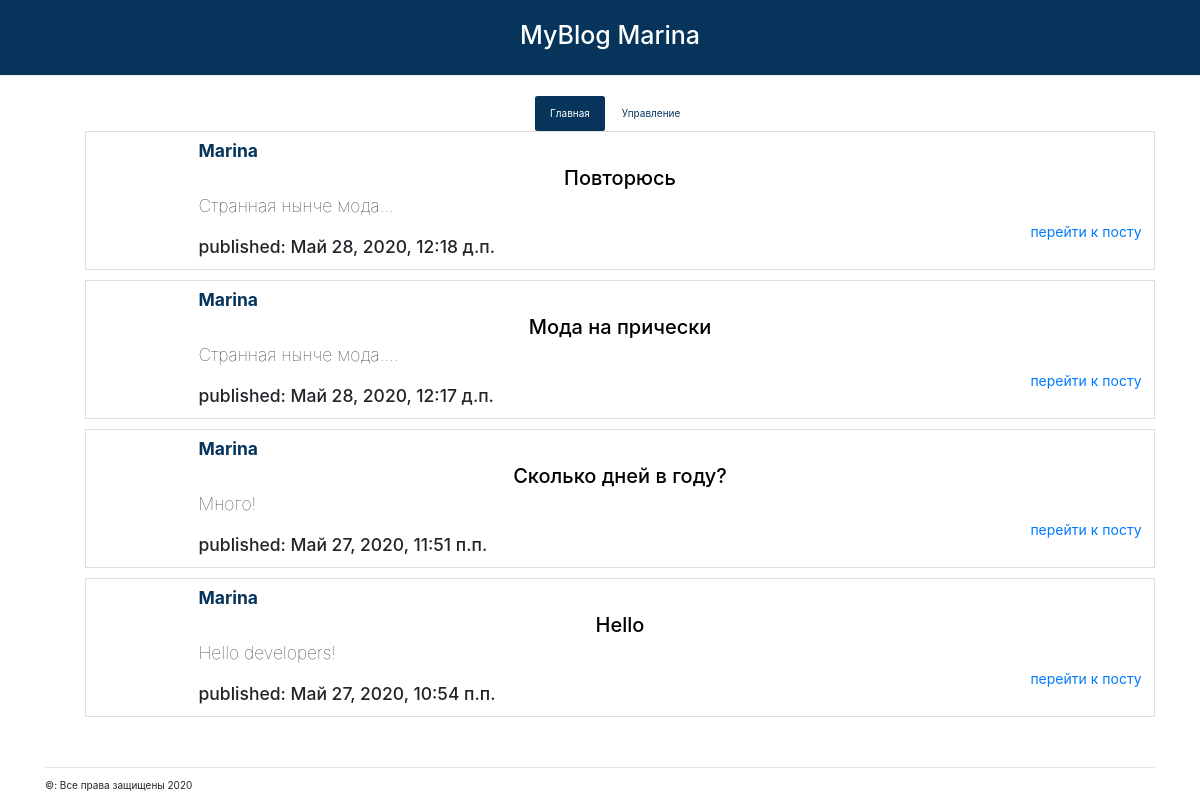
The page /posts/ (signed in) on the database its author committed.
### blog/models.py (models this page shows, shortened)
class Post(models.Model):
    author = models.ForeignKey(settings.AUTH_USER_MODEL, on_delete=models.CASCADE)
    title = models.CharField(max_length=200)
    text = models.TextField()
    created_date = models.DateTimeField(default=timezone.now)
    published_date = models.DateTimeField(blank=True, null=True)
    image = models.OneToOneField(Post_Image, on_delete=models.CASCADE, null=True)

### blog/templates/blog/post_list.html (shortened to what this page needs)
{% extends 'blog/bottom.html' %}
{% block settings %}
<!doctype html>
<html lang="en">
  <head>
    <link rel="stylesheet" href="https://stackpath.bootstrapcdn.com/bootstrap/4.5.0/css/bootstrap.min.css">
  </head>
  <body>
  </body>
</html>
{% endblock %}
{% block content %}
    <div class = "container">
        <ul class="nav nav-pills" style="margin-left: 490px">
            <li class="nav-item">
                <a class="nav-link active" style="background-color: #06345B; color: #FFFFFF" href="">Главная</a>
            </li>
            <li class="nav-item">
                <a class="nav-link" style="background-color: #FFFFFF; color: #06345B" href="/edit_post/">Управление</a>
            </li>
        </ul>
        {% for post in object_list %}
            <ul class = "list-group.mt-4" >
                <li class = "list-group-item">
                    <h3><d>{{ post.author }}</d></h3>
                    <h2><a href="{% url 'post_detail' pk=post.pk %}">{{ post.title }}</a></h2>
                    <h3><b>{{ post.text|truncatechars:150}} </b></h3>
                    <span class="float-right" style="font-size: 14px"><a href="/post/{{post.pk}}">перейти к посту</a></span>
                    <br>
                    <h3><c>published: {{ post.published_date }} </c></h3>
                </li>
            </ul>
        {% endfor %}
    </div>
{% endblock %}

### blog/templates/blog/bottom.html (shortened to what this page needs)
{% load static %}
<html>
    <head>
        <link rel="stylesheet" href="//maxcdn.bootstrapcdn.com/bootstrap/3.2.0/css/bootstrap.min.css">
        <link rel="stylesheet" href="//maxcdn.bootstrapcdn.com/bootstrap/3.2.0/css/bootstrap-theme.min.css">
        <link rel="stylesheet" href="{% static 'blog/css/blog.css' %}">
        {% block settings %}
        {% endblock %}
    </head>
    <body>
        <div class="page-header">
            <h1>
                <a>MyBlog</a>
                <a>{{ request.user }}</a>
            </h1>
        </div>
        {% block content %}
        {% endblock %}
        <div class="container">
            <br><br>
            <hr/>
            &copy: Все права защищены 2020
        </div>
    </body>
</html>

### blog/static/blog/css/blog.css (style rules this page uses)
h1 a { color: #FFFFFF; }
h2 a { color: black; }
h3 d { font-weight: bolder; }
h3 b { font-weight: lighter; }
body h3 { padding-left: 100px; padding-right: 100px; }
.page-header { background-color: #06345B; color: #FFFFFF; margin-top: 0; padding: 20px 20px 20px 40px; }

### blog/templates/blog/bottom.html (style rules this page uses)
h1 { text-align: center; }
h2 { text-align: center; }
h3 d { color: #06345B; }

### rows shown on the page
Post: author "Marina", title "Повторюсь", text "Странная нынче мода...", published_date "Май 28, 2020, 12:18 д.п."
Post: author "Marina", title "Мода на прически", text "Странная нынче мода....", published_date "Май 28, 2020, 12:17 д.п."
Post: author "Marina", title "Сколько дней в году?", text "Много!", published_date "Май 27, 2020, 11:51 п.п."
Post: author "Marina", title "Hello", text "Hello developers!", published_date "Май 27, 2020, 10:54 п.п."

### other values the page prints
{{ request.user }} "Marina"
